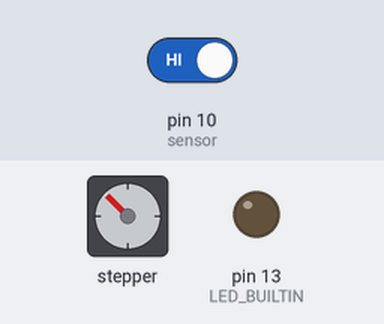
The sketch below on a simulated Arduino Uno, built with avr-gcc and run on an emulated ATmega328P. Shown: stepper motor, output pins drawn as LEDs (lit = HIGH). Inputs (shaded band) come from the test bench; at power-on: pin 10 (sensor) HIGH. Stepper angles assume 200 steps per turn.

Above: at 1.2 s.
1.3 s: pin 10 (sensor) driven LOW
At 5.9 s:
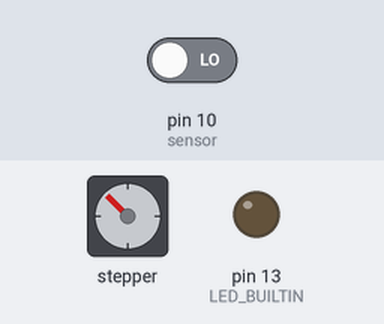
Timing chart, 0 to 7.4 s (numbered marks = the images above; inputs shaded):
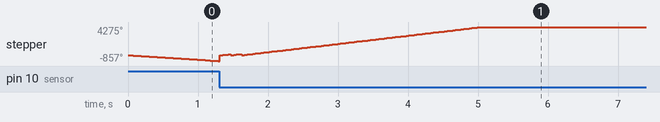

The sketch:

linearStage_27APR2021.ino
```cpp
// MOTOR SETUP
#include <AccelStepper.h>
#define dirPin 4
#define stepPin 5
#define motorInterfaceType 1
AccelStepper stepper = AccelStepper(motorInterfaceType, stepPin, dirPin);
int range = 4750;

// SPEEDS
int fast = 800;
int med = 400;
int slow = 100;

// HOMING
bool homed = false;
int LED = 6;
int sensor = 10;

// MUSIC
bool playIt = true;
int coun;
bool dir = 0;
int del;
int c = 1912;
int cf = 1805;
int d = 1703;
int df = 1607;
int e = 1517;
int f = 1431;
int ff = 1351;
int g = 1275;
int gf = 1203;
int a = 1136;
int af = 1072;
int b = 1012;
int c1 = floor(c / 2);
int cf1 = floor(cf / 2);
int d1 = floor(d / 2);
int df1 = floor(df / 2);
int e1 = floor(e / 2);
int f1 = floor(1431 / 2);
int ff1 = floor(1351 / 2);
int g1 = floor(1275 / 2);
int gf1 = floor(1203 / 2);
int a1 = floor(1136 / 2);
int af1 = floor(1072 / 2);
int b1 = floor(1012 / 2);
int e0 = e * 2;
int g0 = g * 2;
int b0 = b * 2;
int af0 = af * 2;
int a0 = a * 2;
int f0 = f * 2;
int use = 180;
int tempo = 120;
int oct = 5;

void setup()
{
  // INIT HALL SENSOR
  pinMode(sensor, INPUT_PULLUP);

  pinMode(LED_BUILTIN, OUTPUT);
  digitalWrite(LED_BUILTIN, LOW);

  // MOTOR CONFIG
  stepper.setMaxSpeed(1000);
}

void loop()
{
  if (not homed)
    homeStage();

  if (playIt)
  {
    play();
    playIt = false;
    homeStage();
  }
}

void homeStage()
{
  for (int i = 1; i <= 3; i++) {
    int homing = 1;
    while (homing == 1)
    {
      stepper.setSpeed(int(-fast / (i * 2)));
      stepper.runSpeed();
      homing = digitalRead(10);
    }
    stepper.setCurrentPosition(0);

    if (i == 3)
      break;

    while (stepper.currentPosition() != 100)
    {
      stepper.setSpeed(fast);
      stepper.runSpeed();
    }
  }

  stepper.setCurrentPosition(0);
  homed = true;

  while (stepper.currentPosition() != range / 2)
  {
    stepper.setSpeed(fast);
    stepper.runSpeed();
  }
}

void play() {
  oct = 5;
  for (int i = 0; i < 3; i++) {
    note(d, 100);
    pa(use);
    note(f, 100);
    pa(use);
    note(c1, 100);
    pa(use);
    note(f, 100);
    pa(use);
  }
  note(c1, 100);
  pa(use);
  note(c1, 100);
  pa(use);
  note(af, 100);
  pa(use);
  note(a, 100);
  pa(use);
  for (int i = 0; i < 3; i++) {
    note(c, 100);
    pa(use);
    note(e, 100);
    pa(use);
    note(af, 100);
    pa(use);
    note(e, 100);
    pa(use);
  }
  note(af, 100);
  pa(use);
  note(af, 100);
  pa(use);
  note(a, 100);
  pa(use);
  note(f, 100);
  pa(use);
  for (int i = 0; i < 3; i++) {
    note(d, 100);
    pa(use);
    note(f, 100);
    pa(use);
    note(af, 100);
    pa(use);
    note(f, 100);
    pa(use);
  }
  for (int i = 0; i < 3; i++) {
    note(af0, 100);
    pa(use);
    note(d, 100);
    pa(use);
    note(f, 100);
    pa(use);
    note(a, 100);
    pa(use);
  }
}

void note(int num, long dur) {
  del = (num * oct) / 10;
  dir = !dir;
  digitalWrite(dirPin, dir);
  coun = floor((dur * 5 * tempo) / del);
  for (int x = 0; x < coun; x++) {
    digitalWrite(stepPin, HIGH);
    delayMicroseconds(del);
    digitalWrite(stepPin, LOW);
    delayMicroseconds(del);
  }
}

void pa(int durp) {
  int ker = floor(durp / 100) * tempo;
  delay(ker);
}
```
